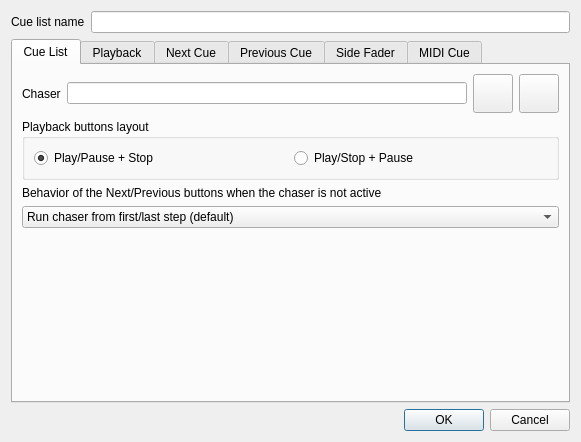
<?xml version="1.0" encoding="UTF-8"?>
<ui version="4.0">
 <author>Massimo Callegari</author>
 <comment>
  Q Light Controller Plus
  vccuelistproperties.ui

  Copyright (c) 2015 Massimo Callegari

  Licensed under the Apache License, Version 2.0 (the &quot;License&quot;);
  you may not use this file except in compliance with the License.
  You may obtain a copy of the License at

      http://www.apache.org/licenses/LICENSE-2.0.txt

  Unless required by applicable law or agreed to in writing, software
  distributed under the License is distributed on an &quot;AS IS&quot; BASIS,
  WITHOUT WARRANTIES OR CONDITIONS OF ANY KIND, either express or implied.
  See the License for the specific language governing permissions and
  limitations under the License.
 </comment>
 <class>VCCueListProperties</class>
 <widget class="QDialog" name="VCCueListProperties">
  <property name="geometry">
   <rect>
    <x>0</x>
    <y>0</y>
    <width>581</width>
    <height>442</height>
   </rect>
  </property>
  <property name="windowTitle">
   <string>Cue list properties</string>
  </property>
  <layout class="QGridLayout" name="gridLayout_2">
   <item row="0" column="0">
    <widget class="QLabel" name="m_nameLabel">
     <property name="text">
      <string>Cue list name</string>
     </property>
    </widget>
   </item>
   <item row="2" column="0" colspan="2">
    <widget class="QDialogButtonBox" name="m_buttonBox">
     <property name="orientation">
      <enum>Qt::Horizontal</enum>
     </property>
     <property name="standardButtons">
      <set>QDialogButtonBox::Cancel|QDialogButtonBox::Ok</set>
     </property>
    </widget>
   </item>
   <item row="0" column="1">
    <widget class="QLineEdit" name="m_nameEdit">
     <property name="toolTip">
      <string>The name of the cue list widget</string>
     </property>
    </widget>
   </item>
   <item row="1" column="0" colspan="2">
    <widget class="QTabWidget" name="m_tab">
     <property name="toolTip">
      <string/>
     </property>
     <property name="currentIndex">
      <number>0</number>
     </property>
     <widget class="QWidget" name="CueList">
      <attribute name="title">
       <string>Cue List</string>
      </attribute>
      <layout class="QGridLayout" name="gridLayout">
       <item row="0" column="1">
        <widget class="QLineEdit" name="m_chaserEdit">
         <property name="toolTip">
          <string>The chaser function to use as cue list</string>
         </property>
         <property name="readOnly">
          <bool>true</bool>
         </property>
        </widget>
       </item>
       <item row="0" column="2">
        <widget class="QToolButton" name="m_chaserAttachButton">
         <property name="toolTip">
          <string>Choose the chaser function to use as the steps for the cue list</string>
         </property>
         <property name="icon">
          <iconset resource="../qlcui.qrc">
           <normaloff>:/attach.png</normaloff>:/attach.png</iconset>
         </property>
         <property name="iconSize">
          <size>
           <width>32</width>
           <height>32</height>
          </size>
         </property>
        </widget>
       </item>
       <item row="0" column="3">
        <widget class="QToolButton" name="m_chaserDetachButton">
         <property name="toolTip">
          <string>Detach current chaser from the cue list</string>
         </property>
         <property name="icon">
          <iconset resource="../qlcui.qrc">
           <normaloff>:/detach.png</normaloff>:/detach.png</iconset>
         </property>
         <property name="iconSize">
          <size>
           <width>32</width>
           <height>32</height>
          </size>
         </property>
        </widget>
       </item>
       <item row="0" column="0">
        <widget class="QLabel" name="m_chaserLabel">
         <property name="text">
          <string>Chaser</string>
         </property>
        </widget>
       </item>
       <item row="2" column="0" colspan="4">
        <widget class="QLabel" name="label_11">
         <property name="text">
          <string>Behavior of the Next/Previous buttons when the chaser is not active</string>
         </property>
        </widget>
       </item>
       <item row="3" column="0" colspan="4">
        <widget class="QComboBox" name="m_nextPrevBehaviorCombo">
         <property name="toolTip">
          <string>Behavior of the Next/Previous buttons when the chaser is not active</string>
         </property>
         <property name="currentIndex">
          <number>0</number>
         </property>
         <item>
          <property name="text">
           <string>Run chaser from first/last step (default)</string>
          </property>
         </item>
         <item>
          <property name="text">
           <string>Run chaser from next/previous step</string>
          </property>
         </item>
         <item>
          <property name="text">
           <string>Select next/previous step</string>
          </property>
         </item>
         <item>
          <property name="text">
           <string>Do nothing</string>
          </property>
         </item>
        </widget>
       </item>
       <item row="4" column="0" colspan="4">
        <spacer name="verticalSpacer">
         <property name="orientation">
          <enum>Qt::Vertical</enum>
         </property>
         <property name="sizeHint" stdset="0">
          <size>
           <width>428</width>
           <height>169</height>
          </size>
         </property>
        </spacer>
       </item>
       <item row="1" column="0" colspan="4">
        <widget class="QGroupBox" name="groupBox">
         <property name="title">
          <string>Playback buttons layout</string>
         </property>
         <layout class="QHBoxLayout" name="horizontalLayout">
          <item>
           <widget class="QRadioButton" name="m_play_pause_stop">
            <property name="text">
             <string>Play/Pause + Stop</string>
            </property>
            <property name="checked">
             <bool>true</bool>
            </property>
           </widget>
          </item>
          <item>
           <widget class="QRadioButton" name="m_play_stop_pause">
            <property name="text">
             <string>Play/Stop + Pause</string>
            </property>
           </widget>
          </item>
         </layout>
        </widget>
       </item>
      </layout>
     </widget>
     <widget class="QWidget" name="tab">
      <attribute name="title">
       <string>Playback</string>
      </attribute>
      <layout class="QVBoxLayout" name="verticalLayout_3">
       <item>
        <layout class="QHBoxLayout" name="m_playbackLayout"/>
       </item>
       <item>
        <layout class="QHBoxLayout" name="m_stopLayout"/>
       </item>
       <item>
        <spacer name="verticalSpacer_4">
         <property name="orientation">
          <enum>Qt::Vertical</enum>
         </property>
         <property name="sizeHint" stdset="0">
          <size>
           <width>20</width>
           <height>118</height>
          </size>
         </property>
        </spacer>
       </item>
      </layout>
     </widget>
     <widget class="QWidget" name="NextCue">
      <attribute name="title">
       <string>Next Cue</string>
      </attribute>
      <layout class="QVBoxLayout" name="verticalLayout">
       <item>
        <layout class="QHBoxLayout" name="m_nextLayout"/>
       </item>
       <item>
        <spacer name="verticalSpacer_2">
         <property name="orientation">
          <enum>Qt::Vertical</enum>
         </property>
         <property name="sizeHint" stdset="0">
          <size>
           <width>20</width>
           <height>68</height>
          </size>
         </property>
        </spacer>
       </item>
      </layout>
     </widget>
     <widget class="QWidget" name="PreviousCue">
      <attribute name="title">
       <string>Previous Cue</string>
      </attribute>
      <layout class="QVBoxLayout" name="verticalLayout_2">
       <item>
        <layout class="QHBoxLayout" name="m_previousLayout"/>
       </item>
       <item>
        <spacer name="verticalSpacer_3">
         <property name="orientation">
          <enum>Qt::Vertical</enum>
         </property>
         <property name="sizeHint" stdset="0">
          <size>
           <width>20</width>
           <height>40</height>
          </size>
         </property>
        </spacer>
       </item>
      </layout>
     </widget>
     <widget class="QWidget" name="SideSliders">
      <attribute name="title">
       <string>Side Fader</string>
      </attribute>
      <layout class="QVBoxLayout" name="verticalLayout_4">
       <item>
        <widget class="QGroupBox" name="groupBox_9">
         <property name="title">
          <string>Behaviour</string>
         </property>
         <layout class="QHBoxLayout" name="horizontalLayout_3">
          <property name="topMargin">
           <number>4</number>
          </property>
          <property name="bottomMargin">
           <number>4</number>
          </property>
          <item>
           <widget class="QRadioButton" name="m_noneRadio">
            <property name="text">
             <string>None</string>
            </property>
            <property name="checked">
             <bool>true</bool>
            </property>
           </widget>
          </item>
          <item>
           <widget class="QRadioButton" name="m_crossFadeRadio">
            <property name="text">
             <string>Crossfade</string>
            </property>
            <property name="checked">
             <bool>false</bool>
            </property>
           </widget>
          </item>
          <item>
           <widget class="QRadioButton" name="m_stepsRadio">
            <property name="text">
             <string>Steps</string>
            </property>
           </widget>
          </item>
         </layout>
        </widget>
       </item>
       <item>
        <widget class="QFrame" name="frame">
         <property name="frameShape">
          <enum>QFrame::NoFrame</enum>
         </property>
         <property name="frameShadow">
          <enum>QFrame::Raised</enum>
         </property>
         <layout class="QVBoxLayout" name="verticalLayout_6">
          <property name="leftMargin">
           <number>0</number>
          </property>
          <property name="topMargin">
           <number>0</number>
          </property>
          <property name="rightMargin">
           <number>0</number>
          </property>
          <property name="bottomMargin">
           <number>0</number>
          </property>
          <item>
           <layout class="QVBoxLayout" name="m_crossFadeLayout"/>
          </item>
         </layout>
        </widget>
       </item>
       <item>
        <spacer name="verticalSpacer_5">
         <property name="orientation">
          <enum>Qt::Vertical</enum>
         </property>
         <property name="sizeHint" stdset="0">
          <size>
           <width>20</width>
           <height>40</height>
          </size>
         </property>
        </spacer>
       </item>
      </layout>
     </widget>
     <widget class="QWidget" name="MidiCue">
      <attribute name="title">
       <string>MIDI Cue</string>
      </attribute>
      <layout class="QVBoxLayout" name="verticalLayout_5">
       <item>
        <widget class="QGroupBox" name="groupBox_2">
         <property name="title">
          <string>MIDI Step Selection</string>
         </property>
         <layout class="QVBoxLayout" name="verticalLayout_7">
          <item>
           <widget class="QCheckBox" name="m_midiStepSelectionEnabled">
            <property name="text">
             <string>Enable MIDI step selection</string>
            </property>
           </widget>
          </item>
          <item>
           <widget class="QCheckBox" name="m_midiTwoNoteMode">
            <property name="text">
             <string>Two-note mode (up to 16,384 steps)</string>
            </property>
           </widget>
          </item>
          <item>
           <layout class="QHBoxLayout" name="horizontalLayout_4">
            <item>
             <widget class="QLabel" name="label_12">
              <property name="text">
               <string>Timeout (ms):</string>
              </property>
             </widget>
            </item>
            <item>
             <widget class="QSpinBox" name="m_midiTimeout">
              <property name="minimum">
               <number>100</number>
              </property>
              <property name="maximum">
               <number>5000</number>
              </property>
              <property name="value">
               <number>500</number>
              </property>
             </widget>
            </item>
            <item>
             <spacer name="horizontalSpacer">
              <property name="orientation">
               <enum>Qt::Horizontal</enum>
              </property>
              <property name="sizeHint" stdset="0">
               <size>
                <width>40</width>
                <height>20</height>
               </size>
              </property>
             </spacer>
            </item>
           </layout>
          </item>
         </layout>
        </widget>
       </item>
       <item>
        <layout class="QVBoxLayout" name="m_midiFirstLayout"/>
       </item>
       <item>
        <layout class="QVBoxLayout" name="m_midiSecondLayout"/>
       </item>
       <item>
        <spacer name="verticalSpacer_6">
         <property name="orientation">
          <enum>Qt::Vertical</enum>
         </property>
         <property name="sizeHint" stdset="0">
          <size>
           <width>20</width>
           <height>40</height>
          </size>
         </property>
        </spacer>
       </item>
      </layout>
     </widget>
    </widget>
   </item>
  </layout>
 </widget>
 <resources>
  <include location="../qlcui.qrc"/>
 </resources>
 <connections>
  <connection>
   <sender>m_buttonBox</sender>
   <signal>accepted()</signal>
   <receiver>VCCueListProperties</receiver>
   <slot>accept()</slot>
   <hints>
    <hint type="sourcelabel">
     <x>272</x>
     <y>486</y>
    </hint>
    <hint type="destinationlabel">
     <x>157</x>
     <y>274</y>
    </hint>
   </hints>
  </connection>
  <connection>
   <sender>m_buttonBox</sender>
   <signal>rejected()</signal>
   <receiver>VCCueListProperties</receiver>
   <slot>reject()</slot>
   <hints>
    <hint type="sourcelabel">
     <x>340</x>
     <y>486</y>
    </hint>
    <hint type="destinationlabel">
     <x>286</x>
     <y>274</y>
    </hint>
   </hints>
  </connection>
  <connection>
   <sender>m_tab</sender>
   <signal>currentChanged(int)</signal>
   <receiver>VCCueListProperties</receiver>
   <slot>slotTabChanged()</slot>
   <hints>
    <hint type="sourcelabel">
     <x>271</x>
     <y>52</y>
    </hint>
    <hint type="destinationlabel">
     <x>486</x>
     <y>67</y>
    </hint>
   </hints>
  </connection>
 </connections>
 <slots>
  <slot>slotTabChanged()</slot>
 </slots>
</ui>
